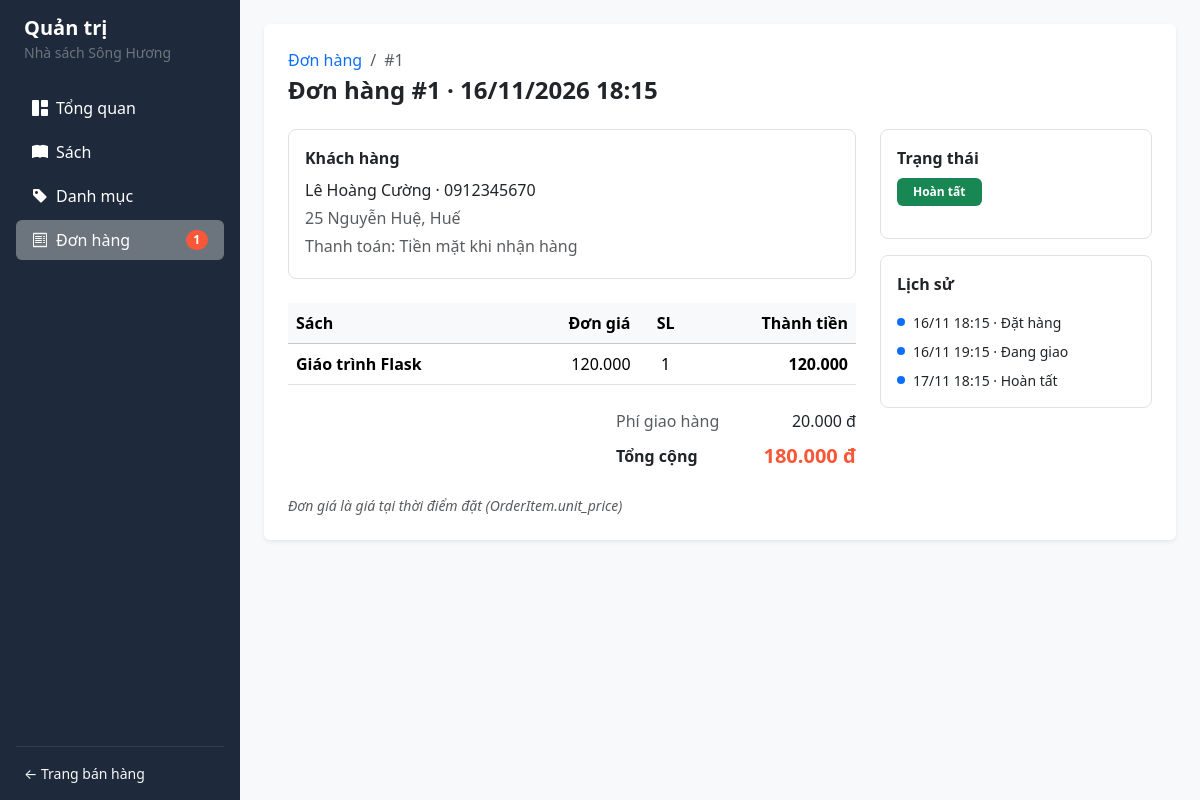
Screenshot of /admin/orders/1 with the database file from the repository.
### models.py (models this page shows)
class Order(db.Model):
    __tablename__ = "orders"
    id: Mapped[int] = mapped_column(primary_key=True)
    customer_name: Mapped[str] = mapped_column(String(100), nullable=False)
    phone: Mapped[str] = mapped_column(String(15), nullable=False)
    email: Mapped[Optional[str]] = mapped_column(String(120), nullable=True)
    address: Mapped[str] = mapped_column(String(255), nullable=False)
    note: Mapped[Optional[str]] = mapped_column(String(255), nullable=True)
    payment_method: Mapped[str] = mapped_column(String(50), default="COD")
    shipping_fee: Mapped[int] = mapped_column(default=0)
    total_amount: Mapped[int] = mapped_column(nullable=False)
    status: Mapped[str] = mapped_column(String(30), default="Chờ xác nhận")
    created_at: Mapped[datetime] = mapped_column(DateTime, default=datetime.now)
    items: Mapped[List["OrderItem"]] = relationship(
        back_populates="order", cascade="all, delete-orphan"
    )
    histories: Mapped[List["OrderHistory"]] = relationship(
        back_populates="order",
        cascade="all, delete-orphan",
        order_by="OrderHistory.id.asc()"
    )

class OrderItem(db.Model):
    __tablename__ = "order_items"
    id: Mapped[int] = mapped_column(primary_key=True)
    order_id: Mapped[int] = mapped_column(ForeignKey("orders.id"), nullable=False)
    book_id: Mapped[int] = mapped_column(ForeignKey("books.id"), nullable=False)
    quantity: Mapped[int] = mapped_column(nullable=False)
    unit_price: Mapped[int] = mapped_column(nullable=False)
    order: Mapped["Order"] = relationship(back_populates="items")
    book: Mapped["Book"] = relationship(back_populates="order_items")

class Book(db.Model):
    __tablename__ = "books"
    id: Mapped[int] = mapped_column(primary_key=True)
    title: Mapped[str] = mapped_column(String(200), unique=True, nullable=False)
    author: Mapped[str] = mapped_column(String(100), nullable=False)
    publisher: Mapped[Optional[str]] = mapped_column(String(100), default="NXB Đại học Huế")
    publish_year: Mapped[int] = mapped_column(default=2024)
    price: Mapped[int] = mapped_column(nullable=False)
    stock: Mapped[int] = mapped_column(default=0)
    description: Mapped[Optional[str]] = mapped_column(Text, nullable=True)
    cover_image: Mapped[Optional[str]] = mapped_column(String(255), nullable=True)
    category_id: Mapped[int] = mapped_column(ForeignKey("categories.id"), nullable=False)
    category: Mapped["Category"] = relationship(back_populates="books")
    order_items: Mapped[List["OrderItem"]] = relationship(back_populates="book")

class OrderHistory(db.Model):
    __tablename__ = "order_histories"
    id: Mapped[int] = mapped_column(primary_key=True)
    order_id: Mapped[int] = mapped_column(ForeignKey("orders.id"), nullable=False)
    status: Mapped[str] = mapped_column(String(30), nullable=False)
    label: Mapped[str] = mapped_column(String(100), nullable=False)
    created_at: Mapped[datetime] = mapped_column(DateTime, default=datetime.now)
    order: Mapped["Order"] = relationship(back_populates="histories")

### app.py (the view, shortened to what this page needs)
@app.route("/admin/orders/<int:order_id>", methods=["GET", "POST"])
def admin_order_detail(order_id):
    order = db.get_or_404(Order, order_id)
    next_status_map = {
        "Chờ xác nhận": "Đang giao",
        "Đang giao": "Hoàn tất",
    }
    next_status = next_status_map.get(order.status)
    reached_statuses = {h.status for h in order.histories}
    return render_template(
        "admin/order_detail.html",
        order=order,
        next_status=next_status,
        reached_statuses=reached_statuses
    )

### app.py (called while the page is built)
@app.context_processor
def inject_globals():
    cart = session.get("cart", {})
    cart_count = sum(cart.values())
    pending_orders_count = db.session.scalar(
        db.select(func.count(Order.id)).where(Order.status == "Chờ xác nhận")
    ) or 0
    return dict(cart_count=cart_count, pending_orders_count=pending_orders_count)

### templates/admin/order_detail.html (shortened to what this page needs)
{% extends "admin/base_admin.html" %}
{% block content %}
<div class="card border-0 shadow-sm p-4">
    <nav aria-label="breadcrumb" class="mb-1">
        <ol class="breadcrumb small mb-0">
            <li class="breadcrumb-item"><a href="{{ url_for('admin_orders') }}" class="text-decoration-none">Đơn hàng</a></li>
            <li class="breadcrumb-item active">#{{ order.id }}</li>
        </ol>
    </nav>
    <h4 class="fw-bold mb-4">Đơn hàng #{{ order.id }} · {{ order.created_at.strftime("%d/%m/%Y %H:%M") }}</h4>
    <div class="row g-4">
        <div class="col-lg-8">
            <div class="border rounded-3 p-3 mb-4 bg-white">
                <div class="fw-bold mb-2">Khách hàng</div>
                <div class="mb-1">{{ order.customer_name }} · {{ order.phone }}</div>
                <div class="text-muted mb-1">{{ order.address }}</div>
                <div class="text-muted mb-1">Thanh toán: {{ order.payment_method }}</div>
            </div>
            <div class="table-responsive">
                <table class="table align-middle">
                    <thead class="table-light">
                        <tr>
                            <th>Sách</th>
                            <th class="text-end">Đơn giá</th>
                            <th class="text-center">SL</th>
                            <th class="text-end">Thành tiền</th>
                        </tr>
                    </thead>
                    <tbody>
                        {% for item in order.items %}
                        <tr>
                            <td class="fw-semibold">{{ item.book.title }}</td>
                            <td class="text-end">{{ "{:,.0f}".format(item.unit_price).replace(",", ".") }}</td>
                            <td class="text-center">{{ item.quantity }}</td>
                            <td class="text-end fw-semibold">{{ "{:,.0f}".format(item.unit_price * item.quantity).replace(",", ".") }}</td>
                        </tr>
                        {% endfor %}
                    </tbody>
                </table>
            </div>
            <div class="d-flex flex-column align-items-end gap-1 mt-2">
                <div class="d-flex justify-content-between" style="width: 240px;">
                    <span class="text-muted">Phí giao hàng</span>
                    {% if order.shipping_fee == 0 %}
                        <span class="text-success fw-semibold">Miễn phí</span>
                    {% else %}
                        <span>{{ "{:,.0f}".format(order.shipping_fee).replace(",", ".") }} đ</span>
                    {% endif %}
                </div>
                <div class="d-flex justify-content-between align-items-center mt-1" style="width: 240px;">
                    <span class="fw-bold">Tổng cộng</span>
                    <span class="fs-5 fw-bold" style="color: #f95738;">{{ "{:,.0f}".format(order.total_amount).replace(",", ".") }} đ</span>
                </div>
            </div>
            <div class="text-muted small fst-italic mt-4">
                Đơn giá là giá tại thời điểm đặt (OrderItem.unit_price)
            </div>
        </div>
        <div class="col-lg-4 d-flex flex-column gap-3">
            <div class="border rounded-3 p-3 bg-white">
                <div class="fw-bold mb-2">Trạng thái</div>
                {% set badge_cls = {
                    'Chờ xác nhận': 'warning text-dark',
                    'Đang giao': 'primary',
                    'Hoàn tất': 'success',
                    'Đã huỷ': 'secondary'
                }[order.status] %}
                <span class="badge bg-{{ badge_cls }} px-3 py-2 mb-3">{{ order.status }}</span>
            </div>
            <div class="border rounded-3 p-3 bg-white">
                <div class="fw-bold mb-3">Lịch sử</div>
                <ul class="list-unstyled mb-0 d-flex flex-column gap-2 small">
                    {% for h in order.histories %}
                    <li class="d-flex align-items-center gap-2">
                        <span class="rounded-circle d-inline-block {% if h.status == 'Đã huỷ' %}bg-danger{% else %}bg-primary{% endif %}"
                              style="width: 8px; height: 8px;"></span>
                        <span class="text-dark fw-medium">
                            {{ h.created_at.strftime("%d/%m %H:%M") }} · {{ h.label }}
                        </span>
                    </li>
                    {% endfor %}
                </ul>
            </div>
        </div>
    </div>
</div>
{% endblock %}

### rows the page displays
Order: id "1", created_at "16/11/2026 18:15", customer_name "Lê Hoàng Cường", phone "0912345670", address "25 Nguyễn Huệ, Huế", payment_method "Tiền mặt khi nhận hàng", shipping_fee "20.000", total_amount "180.000", status "Hoàn tất"
OrderItem: book "Giáo trình Flask", unit_price "120.000", quantity "1", unit_price+quantity "120.000"
OrderHistory: created_at "16/11 18:15", label "Đặt hàng"
OrderHistory: created_at "16/11 19:15", label "Đang giao"
OrderHistory: created_at "17/11 18:15", label "Hoàn tất"

### other values shown
{{ pending_orders_count }} "1"
